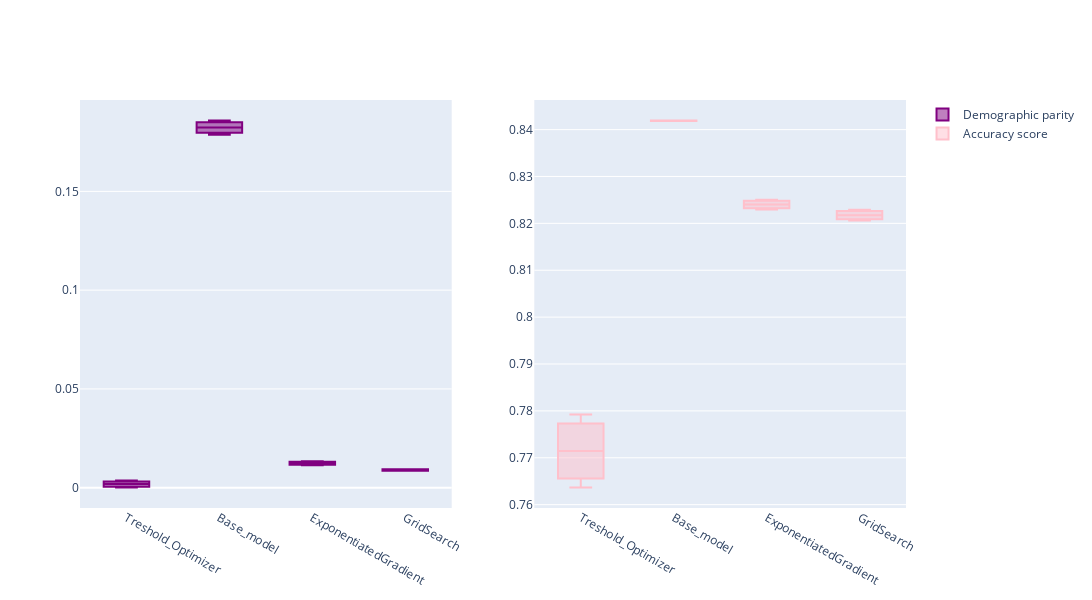

Notebook cell for this chart:
### Code cell
Model_name = "Random Forest"
box_df_RF = pd.read_csv (f'Result_csv/box_df_{Model_name }_{Dataset_number}.csv' , index_col= 0)
comparison_df_RF = pd.read_csv (f'Result_csv\model_comparison_{Model_name}_{Dataset_number}.csv' , index_col= 0)
box_graph_inter(box_df_RF)

### Figure 1 — Plotly figure (JSON) as saved in the notebook; plotly's stock layout.template omitted (floating-point values rounded to 4 significant figures)
{"data": [{"marker": {"color": "purple"}, "name": "Demographic parity", "type": "box", "x": ["Treshold_Optimizer", "Treshold_Optimizer", "Treshold_Optimizer", "Base_model", "Base_model", "Base_model", "ExponentiatedGradient", "ExponentiatedGradient", "ExponentiatedGradient", "GridSearch", "GridSearch", "GridSearch"], "xaxis": "x", "y": [5.159e-05, 0.001849, 0.003647, 0.1787, 0.1823, 0.1859, 0.01141, 0.01241, 0.01342, 0.008519, 0.008961, 0.009402], "yaxis": "y"}, {"marker": {"color": "pink"}, "name": "Accuracy score", "type": "box", "x": ["Treshold_Optimizer", "Treshold_Optimizer", "Treshold_Optimizer", "Base_model", "Base_model", "Base_model", "ExponentiatedGradient", "ExponentiatedGradient", "ExponentiatedGradient", "GridSearch", "GridSearch", "GridSearch"], "xaxis": "x2", "y": [0.7636, 0.7714, 0.7793, 0.8418, 0.8419, 0.842, 0.823, 0.824, 0.8251, 0.8206, 0.8217, 0.8229], "yaxis": "y2"}], "layout": {"height": 600, "width": 2000, "xaxis": {"anchor": "y", "domain": [0, 0.45]}, "xaxis2": {"anchor": "y2", "domain": [0.55, 1]}, "yaxis": {"anchor": "x", "domain": [0, 1]}, "yaxis2": {"anchor": "x2", "domain": [0, 1]}}}
